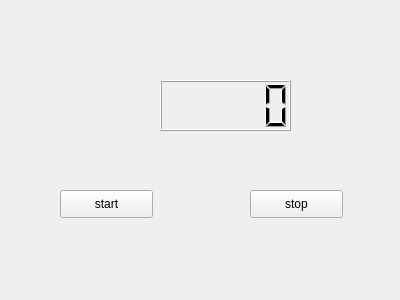
<?xml version="1.0" encoding="UTF-8"?>
<ui version="4.0">
 <class>MyWidget</class>
 <widget class="QWidget" name="MyWidget">
  <property name="geometry">
   <rect>
    <x>0</x>
    <y>0</y>
    <width>400</width>
    <height>300</height>
   </rect>
  </property>
  <property name="windowTitle">
   <string>MyWidget</string>
  </property>
  <widget class="QLCDNumber" name="lcdNumber">
   <property name="geometry">
    <rect>
     <x>160</x>
     <y>80</y>
     <width>131</width>
     <height>51</height>
    </rect>
   </property>
  </widget>
  <widget class="QPushButton" name="start">
   <property name="geometry">
    <rect>
     <x>60</x>
     <y>190</y>
     <width>93</width>
     <height>28</height>
    </rect>
   </property>
   <property name="text">
    <string>start</string>
   </property>
  </widget>
  <widget class="QPushButton" name="stop">
   <property name="geometry">
    <rect>
     <x>250</x>
     <y>190</y>
     <width>93</width>
     <height>28</height>
    </rect>
   </property>
   <property name="text">
    <string>stop</string>
   </property>
  </widget>
 </widget>
 <layoutdefault spacing="6" margin="11"/>
 <resources/>
 <connections/>
</ui>
